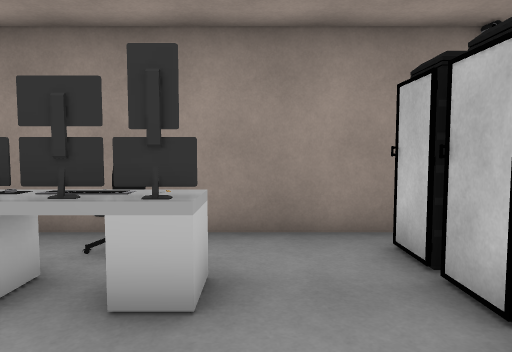
View 1 (above)

17 first-person views from a walk through a 3-D level made in the Unity game engine. The camera is 1.3 m above the floor, tilts 4° down and sees 70° across. Doors are open. The floor is counted in squares, 1 m on a side. Each view is taken from the middle of a square. On the plan, view 1 faces up. The plan holds only what a view shows up to about 15 squares ahead; the rest is blank. The place goes on beyond the plan. The player character is not drawn. Some surface patterns are stand-ins.

View 2
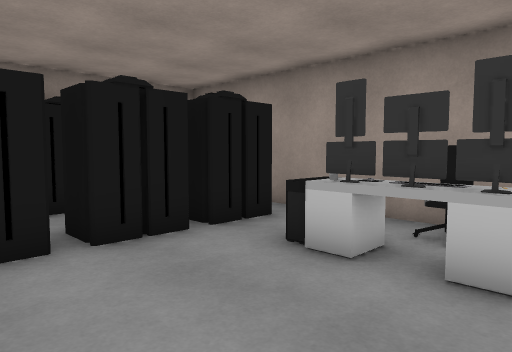

View 3
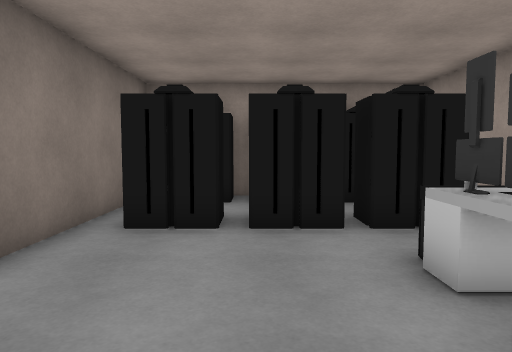

View 4
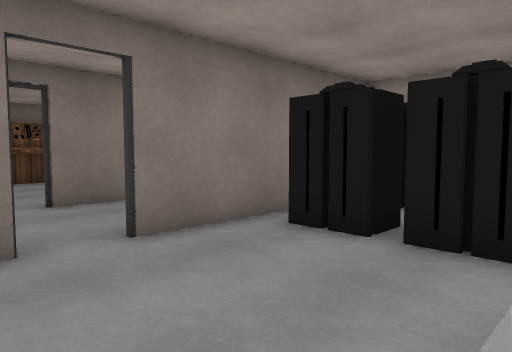

View 5
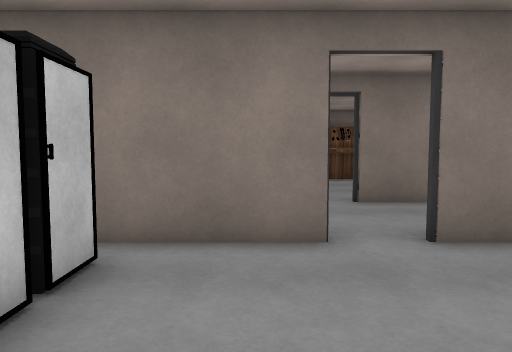

View 6
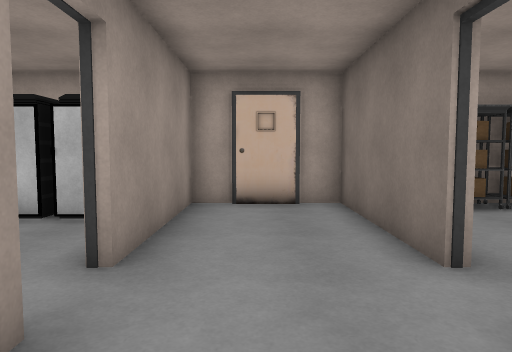

View 7
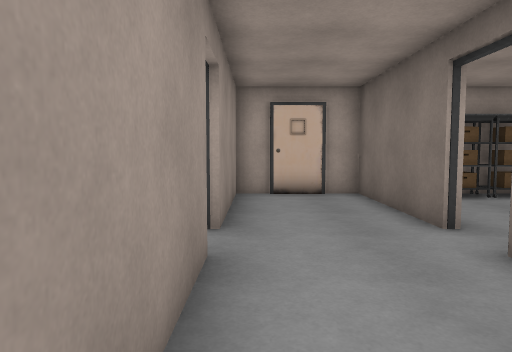

View 8
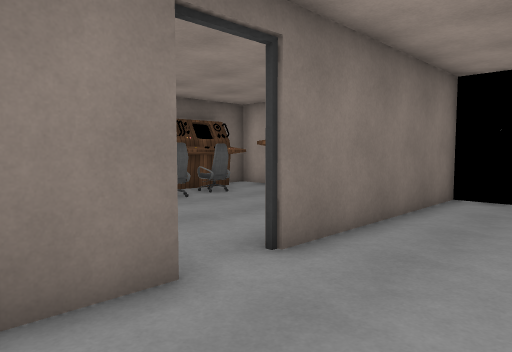

View 9
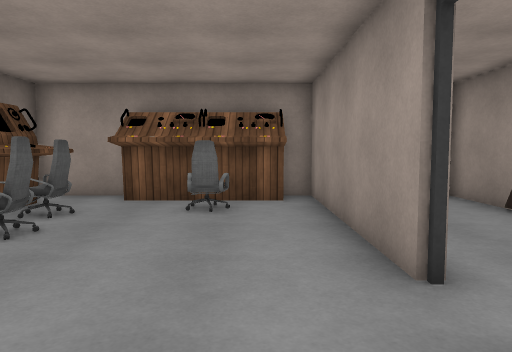

View 10
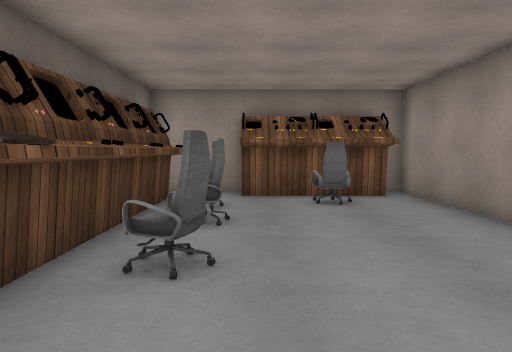

View 11
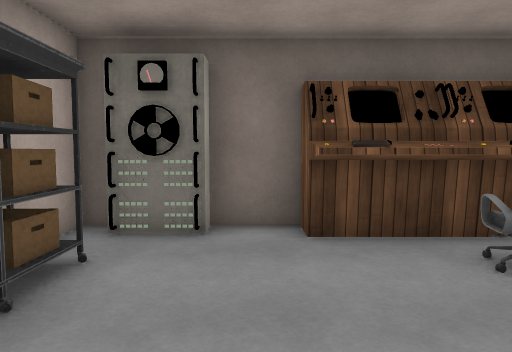

View 12
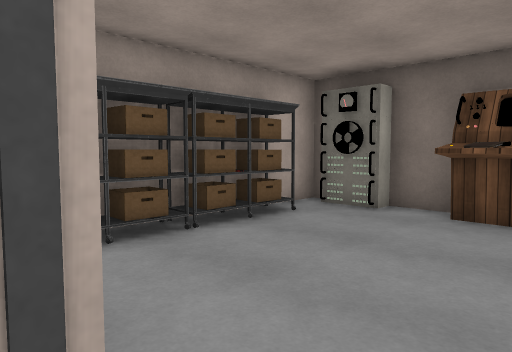

View 13
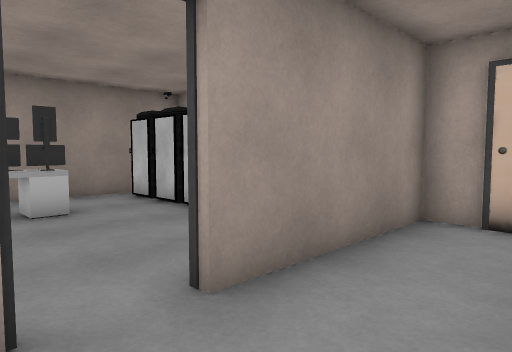

View 14
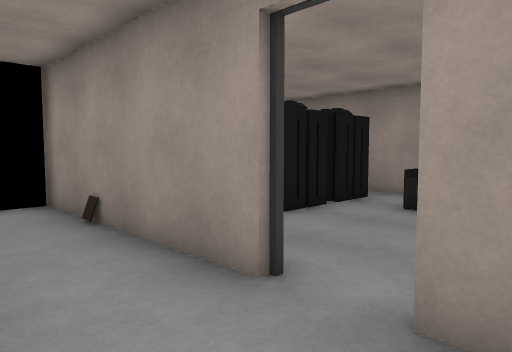

View 15
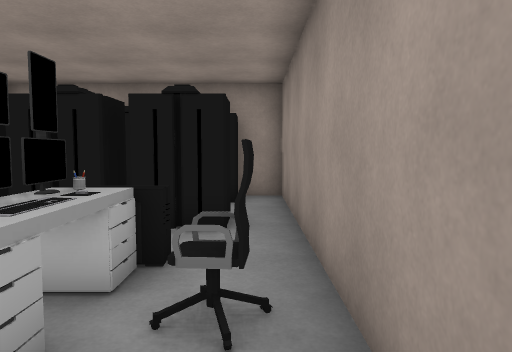

View 16
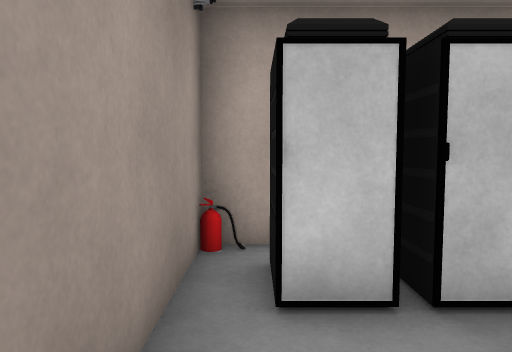

View 17
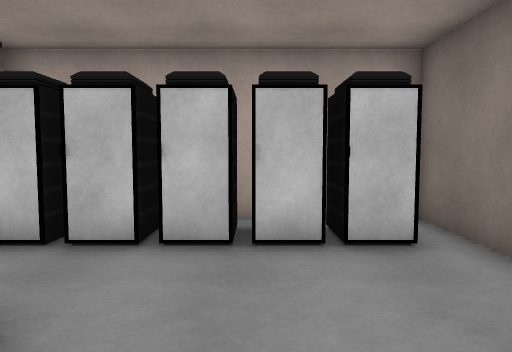

### Floor plan
Points are (right, up) in squares from view 1. A wall is a line through its corners. A room is listed if a view was taken in it or the views show most of it. See-through windows are left out.
Room 1 (views 1, 2, 3, 4, 5, 15, 16, 17)
walls: (-1, -2.1) (4, -2.1); (-7.5, -2.1) (-2.5, -2.1); (-9.5, 0.9) (-9.5, 0.4); (4, -0.4) (4, 1.4); (4, 4.8) (4, 5.8) (-9.5, 5.8) (-9.5, 4.4)
ways out: opening at (-2, -2) to room 2; open door at (-1, -1.5) to room 2
objects: server (-9, -1) to (-8, 0); server (-9, 1) to (-8, 2); server (-9, 3) to (-8, 4); server (-6, -1) to (-5, 0); server (-6, 1) to (-5, 2); server (-6, 3) to (-5, 4); computer (-3, 3) to (-3, 4); keyboard (-2, 3) to (-1, 3); chair (-2, 4) to (-2, 5); desk (-1, 4); server (2, -1) to (3, 0); server (2, 1) to (3, 1); server (2, 2) to (3, 2); server (2, 3) to (3, 4); server (2, 5) to (3, 5)
Room 2 (views 6, 7, 8, 12, 13, 14)
walls: (-2.5, -2.1) (-2.5, -2.4) (-9.5, -2.4); (-1, -6.5) (-1, -6.1) (4, -6.1) (4, -2.4) (-1, -2.4) (-1, -2.1); (-9.5, -6.1) (-2.5, -6.1) (-2.5, -6.4)
ways out: opening at (-2, -2) to room 1; open door at (-1, -1.5) to room 1; opening at (-2, -6) to room 3
Room 3 (views 9, 10, 11)
walls: (-2.5, -6.4) (-9.5, -6.4) (-9.5, -7.2); (0.1, -14.3) (1.5, -14.3); (-9.5, -11.4) (-9.5, -14.3) (-8.8, -14.3); (4, -14.3) (4, -8.4)
ways out: opening at (-2, -6) to room 2; open door at (-3, -7)
objects: other object (-9, -11) to (-8, -7); other object (-8, -14) to (-6, -13); chair (-7, -12) to (-6, -12); chair (-7, -9); other object (-5, -14) to (-5, -13); chair (-5, -12) to (-4, -12); other object (-4, -14) to (-3, -13); other object (-2, -14) to (-1, -13); chair (-2, -12); other object (-1, -13) to (0, -13); other object (2, -14); other object (3, -14); other object (3, -12) to (3, -10); other object (3, -9) to (3, -7)

Where each view was taken, in squares from view 1:
view 1: 0 up, 0 right, facing up
view 2: 1 down, 0 right, facing up-left
view 3: 1 up, 1 right, facing left
view 4: 3 up, 0 right, facing down-left
view 5: 3 up, 0 right, facing down
view 6: 4 down, 5 left, facing right
view 7: 3 down, 7 left, facing right
view 8: 3 down, 1 right, facing down-left
view 9: 8 down, 1 right, facing left
view 10: 11 down, 2 right, facing left
view 11: 8 down, 1 right, facing down
view 12: 6 down, 2 left, facing down-right
view 13: 5 down, 3 left, facing up-right
view 14: 5 down, 0 right, facing up-left
view 15: 5 up, 1 right, facing left
view 16: 5 up, 1 left, facing right
view 17: 1 up, 3 left, facing right
